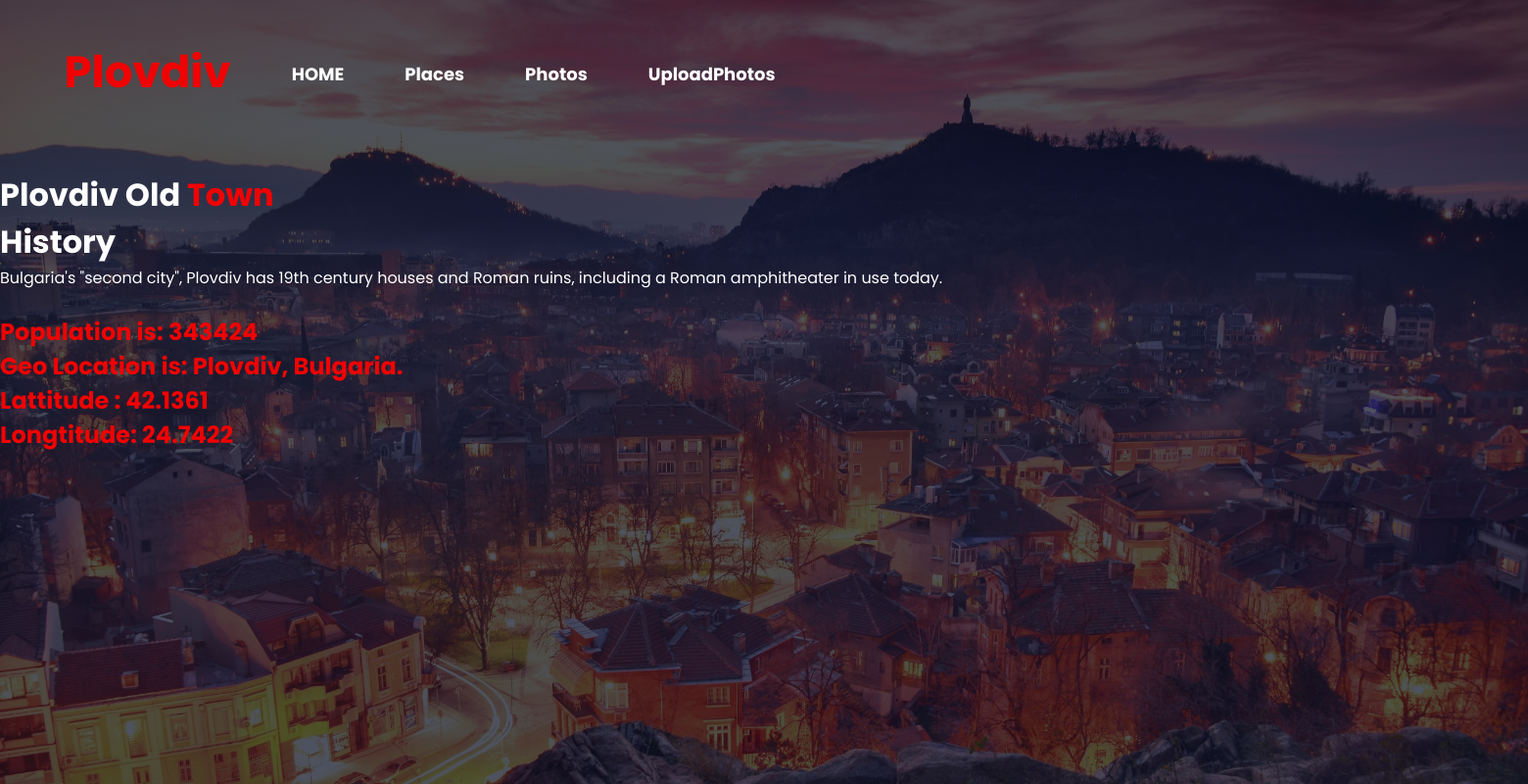
The page /CS/place1.php on the database its author committed.
### tables this page shows
CREATE TABLE `placeinfo` (
  `cityID` int(11) NOT NULL,
  `ID` int(11) NOT NULL,
  `name` varchar(24) DEFAULT NULL,
  `population` int(11) DEFAULT NULL,
  `GeoLocation` varchar(255) DEFAULT NULL,
  `history` varchar(2048) DEFAULT NULL,
  `placeOfInterestLat` float DEFAULT NULL,
  `placeOfInterestLong` float DEFAULT NULL
);

### CS/place1.php (the view, shortened to what this page needs)
<?php
require_once 'dbconfig.php';
?>
<head>
    <link rel="stylesheet" href="style.css">
</head>
<body>
    <div class="main">
        <div class="navbar">
            <div class="logo">
                <h2 class="logo">Plovdiv</h2>
            </div>
            <div class="menu">
                <ul>
                    <li><a href="index.php">HOME</a></li>
                    <li><a href="places.php">Places</a></li>
                    <li><a href="photos.php">Photos</a></li>
                    <li><a href="imgupload.php">UploadPhotos</a></li>
                </ul>
            </div>
        </div>
        <div class="content" maxlength=10>
            <h1>Plovdiv Old <span class="span">Town</span><br>History</h1>
                <?php
                    $sql = "SELECT * FROM placeinfo WHERE id=1;";
                    $result = mysqli_query($db, $sql);
                    $resultCheck = mysqli_num_rows($result);
                    if ($resultCheck>0){
                        while($row=mysqli_fetch_assoc($result)){
                        ?>   <td> <?php echo $row['history']; ?>  </td><br><br>
                             <h2 class="population"><td> Population is: <?php echo $row['population']; ?></td></h2>
                             <h2 class="population"><td> Geo Location is: <?php echo $row['GeoLocation']; ?></td></h2>
                             <h2 class="population"><td> Lattitude : <?php echo $row['placeOfInterestLat'];  ?></td></h2>
                             <h2 class="population"><td> Longtitude: <?php echo $row['placeOfInterestLong'];  ?></td></h2>
                    <?php
                        }
                    }
                    ?>
        </div>
</body>
</html>

### CS/style.css (style rules this page uses)
* { margin: 0; padding: 0; font-family: 'Open Sans', sans-serif; font-family: 'Poppins', sans-serif; }
.main { width: 100%; background: linear-gradient(rgba(4,9,30,0.7),rgba(4,9,30,0.7)), url(images/banner2.jpg); background-position: center; background-size: cover; height: 100vh; }
.navbar { width: 1200px; height: 75px; margin-left: 4.2%; }
.logo { color: rgb(241, 2, 2); font-size: 45px; font-weight: bold; float: left; padding-top: 20px; }
.menu { width: 400px; float: left; height: 70px; }
ul { float: left; display: flex; justify-content: center; align-items: center; padding-top: 35px; }
ul li { list-style: none; margin-left: 62px; margin-top: 27px; font-size: 18px; }
ul li a { text-decoration: none; color: #fff; font-weight: bold; transition: 0.4s ease-in-out; }
.content { width: 1200px; height: auto; margin: auto; color: rgb(255, 255, 255); position: relative; padding-top: 100px; padding-right: 550px; line-break: auto; }
.content .span { color: rgb(241, 2, 2); }
.population { color: rgb(241, 2, 2); }

### rows shown on the page
placeinfo: history "Bulgaria's \"second city\", Plovdiv has 19th century houses and Roman ruins, including a Roman amphitheater in use today.", population "343424", GeoLocation "Plovdiv, Bulgaria.", placeOfInterestLat "42.1361", placeOfInterestLong "24.7422"
